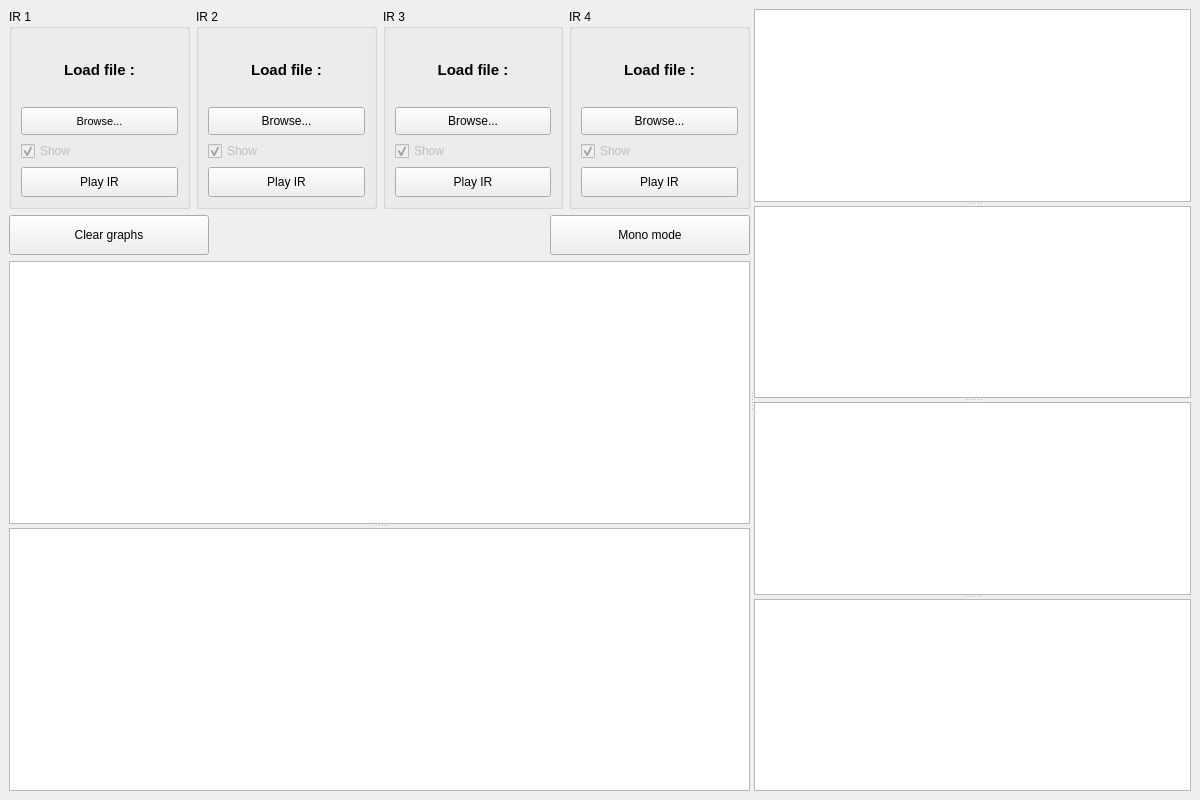
<?xml version="1.0" encoding="UTF-8"?>
<ui version="4.0">
 <class>MainWindow</class>
 <widget class="QMainWindow" name="MainWindow">
  <property name="geometry">
   <rect>
    <x>0</x>
    <y>0</y>
    <width>1200</width>
    <height>800</height>
   </rect>
  </property>
  <property name="minimumSize">
   <size>
    <width>1000</width>
    <height>500</height>
   </size>
  </property>
  <property name="windowTitle">
   <string>IR Visualizer - STEREO MODE</string>
  </property>
  <property name="windowIcon">
   <iconset>
    <normaloff>Visualizer_icon.ico</normaloff>Visualizer_icon.ico</iconset>
  </property>
  <widget class="QWidget" name="centralwidget">
   <property name="minimumSize">
    <size>
     <width>250</width>
     <height>0</height>
    </size>
   </property>
   <layout class="QHBoxLayout" name="horizontalLayout_3">
    <item>
     <widget class="QSplitter" name="splitter_3">
      <property name="orientation">
       <enum>Qt::Horizontal</enum>
      </property>
      <widget class="QWidget" name="layoutWidget">
       <layout class="QVBoxLayout" name="verticalLayout">
        <item>
         <widget class="QWidget" name="widget" native="true">
          <property name="minimumSize">
           <size>
            <width>0</width>
            <height>200</height>
           </size>
          </property>
          <property name="maximumSize">
           <size>
            <width>16777215</width>
            <height>200</height>
           </size>
          </property>
          <layout class="QHBoxLayout" name="horizontalLayout_2">
           <property name="leftMargin">
            <number>0</number>
           </property>
           <property name="topMargin">
            <number>0</number>
           </property>
           <property name="rightMargin">
            <number>0</number>
           </property>
           <property name="bottomMargin">
            <number>0</number>
           </property>
           <item>
            <layout class="QHBoxLayout" name="horizontalLayout" stretch="1,1,1,1">
             <item>
              <widget class="QGroupBox" name="ir1_box">
               <property name="sizePolicy">
                <sizepolicy hsizetype="Preferred" vsizetype="Minimum">
                 <horstretch>0</horstretch>
                 <verstretch>0</verstretch>
                </sizepolicy>
               </property>
               <property name="minimumSize">
                <size>
                 <width>0</width>
                 <height>150</height>
                </size>
               </property>
               <property name="maximumSize">
                <size>
                 <width>16777215</width>
                 <height>16777215</height>
                </size>
               </property>
               <property name="title">
                <string>IR 1</string>
               </property>
               <layout class="QVBoxLayout" name="verticalLayout_6" stretch="0,0,0,0">
                <item>
                 <widget class="QLabel" name="label1">
                  <property name="font">
                   <font>
                    <pointsize>11</pointsize>
                    <bold>true</bold>
                   </font>
                  </property>
                  <property name="text">
                   <string>Load file :</string>
                  </property>
                  <property name="alignment">
                   <set>Qt::AlignCenter</set>
                  </property>
                 </widget>
                </item>
                <item>
                 <widget class="QPushButton" name="ir1_button">
                  <property name="sizePolicy">
                   <sizepolicy hsizetype="Expanding" vsizetype="Fixed">
                    <horstretch>0</horstretch>
                    <verstretch>0</verstretch>
                   </sizepolicy>
                  </property>
                  <property name="minimumSize">
                   <size>
                    <width>0</width>
                    <height>28</height>
                   </size>
                  </property>
                  <property name="font">
                   <font>
                    <pointsize>8</pointsize>
                   </font>
                  </property>
                  <property name="text">
                   <string>Browse...</string>
                  </property>
                 </widget>
                </item>
                <item>
                 <widget class="QCheckBox" name="ir1_check">
                  <property name="enabled">
                   <bool>false</bool>
                  </property>
                  <property name="sizePolicy">
                   <sizepolicy hsizetype="Preferred" vsizetype="Fixed">
                    <horstretch>0</horstretch>
                    <verstretch>0</verstretch>
                   </sizepolicy>
                  </property>
                  <property name="layoutDirection">
                   <enum>Qt::LeftToRight</enum>
                  </property>
                  <property name="text">
                   <string>Show </string>
                  </property>
                  <property name="checked">
                   <bool>true</bool>
                  </property>
                 </widget>
                </item>
                <item>
                 <widget class="QPushButton" name="play1_button">
                  <property name="sizePolicy">
                   <sizepolicy hsizetype="Preferred" vsizetype="Fixed">
                    <horstretch>0</horstretch>
                    <verstretch>0</verstretch>
                   </sizepolicy>
                  </property>
                  <property name="minimumSize">
                   <size>
                    <width>0</width>
                    <height>28</height>
                   </size>
                  </property>
                  <property name="maximumSize">
                   <size>
                    <width>16777215</width>
                    <height>30</height>
                   </size>
                  </property>
                  <property name="text">
                   <string>Play IR</string>
                  </property>
                 </widget>
                </item>
               </layout>
              </widget>
             </item>
             <item>
              <widget class="QGroupBox" name="ir2_box">
               <property name="minimumSize">
                <size>
                 <width>0</width>
                 <height>150</height>
                </size>
               </property>
               <property name="maximumSize">
                <size>
                 <width>16777215</width>
                 <height>16777215</height>
                </size>
               </property>
               <property name="title">
                <string>IR 2</string>
               </property>
               <layout class="QVBoxLayout" name="verticalLayout_7">
                <item>
                 <widget class="QLabel" name="label2">
                  <property name="font">
                   <font>
                    <pointsize>11</pointsize>
                    <bold>true</bold>
                   </font>
                  </property>
                  <property name="text">
                   <string>Load file :</string>
                  </property>
                  <property name="alignment">
                   <set>Qt::AlignCenter</set>
                  </property>
                 </widget>
                </item>
                <item>
                 <widget class="QPushButton" name="ir2_button">
                  <property name="minimumSize">
                   <size>
                    <width>0</width>
                    <height>28</height>
                   </size>
                  </property>
                  <property name="text">
                   <string>Browse...</string>
                  </property>
                 </widget>
                </item>
                <item>
                 <widget class="QCheckBox" name="ir2_check">
                  <property name="enabled">
                   <bool>false</bool>
                  </property>
                  <property name="text">
                   <string>Show </string>
                  </property>
                  <property name="checked">
                   <bool>true</bool>
                  </property>
                 </widget>
                </item>
                <item>
                 <widget class="QPushButton" name="play2_button">
                  <property name="sizePolicy">
                   <sizepolicy hsizetype="Preferred" vsizetype="Fixed">
                    <horstretch>0</horstretch>
                    <verstretch>0</verstretch>
                   </sizepolicy>
                  </property>
                  <property name="minimumSize">
                   <size>
                    <width>0</width>
                    <height>28</height>
                   </size>
                  </property>
                  <property name="maximumSize">
                   <size>
                    <width>16777215</width>
                    <height>30</height>
                   </size>
                  </property>
                  <property name="text">
                   <string>Play IR</string>
                  </property>
                 </widget>
                </item>
               </layout>
              </widget>
             </item>
             <item>
              <widget class="QGroupBox" name="ir3_box">
               <property name="minimumSize">
                <size>
                 <width>0</width>
                 <height>150</height>
                </size>
               </property>
               <property name="maximumSize">
                <size>
                 <width>16777215</width>
                 <height>16777215</height>
                </size>
               </property>
               <property name="title">
                <string>IR 3</string>
               </property>
               <layout class="QVBoxLayout" name="verticalLayout_8">
                <item>
                 <widget class="QLabel" name="label3">
                  <property name="font">
                   <font>
                    <pointsize>11</pointsize>
                    <bold>true</bold>
                   </font>
                  </property>
                  <property name="text">
                   <string>Load file :</string>
                  </property>
                  <property name="alignment">
                   <set>Qt::AlignCenter</set>
                  </property>
                 </widget>
                </item>
                <item>
                 <widget class="QPushButton" name="ir3_button">
                  <property name="minimumSize">
                   <size>
                    <width>0</width>
                    <height>28</height>
                   </size>
                  </property>
                  <property name="text">
                   <string>Browse...</string>
                  </property>
                 </widget>
                </item>
                <item>
                 <widget class="QCheckBox" name="ir3_check">
                  <property name="enabled">
                   <bool>false</bool>
                  </property>
                  <property name="text">
                   <string>Show </string>
                  </property>
                  <property name="checked">
                   <bool>true</bool>
                  </property>
                 </widget>
                </item>
                <item>
                 <widget class="QPushButton" name="play3_button">
                  <property name="sizePolicy">
                   <sizepolicy hsizetype="Preferred" vsizetype="Fixed">
                    <horstretch>0</horstretch>
                    <verstretch>0</verstretch>
                   </sizepolicy>
                  </property>
                  <property name="minimumSize">
                   <size>
                    <width>0</width>
                    <height>28</height>
                   </size>
                  </property>
                  <property name="maximumSize">
                   <size>
                    <width>16777215</width>
                    <height>30</height>
                   </size>
                  </property>
                  <property name="text">
                   <string>Play IR</string>
                  </property>
                 </widget>
                </item>
               </layout>
              </widget>
             </item>
             <item>
              <widget class="QGroupBox" name="ir4_box">
               <property name="minimumSize">
                <size>
                 <width>0</width>
                 <height>150</height>
                </size>
               </property>
               <property name="maximumSize">
                <size>
                 <width>16777215</width>
                 <height>1677215</height>
                </size>
               </property>
               <property name="title">
                <string>IR 4</string>
               </property>
               <layout class="QVBoxLayout" name="verticalLayout_9">
                <item>
                 <widget class="QLabel" name="label4">
                  <property name="font">
                   <font>
                    <pointsize>11</pointsize>
                    <bold>true</bold>
                   </font>
                  </property>
                  <property name="text">
                   <string>Load file :</string>
                  </property>
                  <property name="alignment">
                   <set>Qt::AlignCenter</set>
                  </property>
                 </widget>
                </item>
                <item>
                 <widget class="QPushButton" name="ir4_button">
                  <property name="minimumSize">
                   <size>
                    <width>0</width>
                    <height>28</height>
                   </size>
                  </property>
                  <property name="text">
                   <string>Browse...</string>
                  </property>
                 </widget>
                </item>
                <item>
                 <widget class="QCheckBox" name="ir4_check">
                  <property name="enabled">
                   <bool>false</bool>
                  </property>
                  <property name="text">
                   <string>Show </string>
                  </property>
                  <property name="checked">
                   <bool>true</bool>
                  </property>
                 </widget>
                </item>
                <item>
                 <widget class="QPushButton" name="play4_button">
                  <property name="sizePolicy">
                   <sizepolicy hsizetype="Preferred" vsizetype="Fixed">
                    <horstretch>0</horstretch>
                    <verstretch>0</verstretch>
                   </sizepolicy>
                  </property>
                  <property name="minimumSize">
                   <size>
                    <width>0</width>
                    <height>28</height>
                   </size>
                  </property>
                  <property name="maximumSize">
                   <size>
                    <width>16777215</width>
                    <height>30</height>
                   </size>
                  </property>
                  <property name="text">
                   <string>Play IR</string>
                  </property>
                 </widget>
                </item>
               </layout>
              </widget>
             </item>
            </layout>
           </item>
          </layout>
         </widget>
        </item>
        <item>
         <layout class="QHBoxLayout" name="horizontalLayout2">
          <item>
           <widget class="QPushButton" name="clear_button">
            <property name="minimumSize">
             <size>
              <width>200</width>
              <height>40</height>
             </size>
            </property>
            <property name="maximumSize">
             <size>
              <width>200</width>
              <height>16777215</height>
             </size>
            </property>
            <property name="text">
             <string>Clear graphs</string>
            </property>
           </widget>
          </item>
          <item>
           <widget class="QLabel" name="label">
            <property name="text">
             <string/>
            </property>
           </widget>
          </item>
          <item>
           <widget class="QPushButton" name="mono_button">
            <property name="minimumSize">
             <size>
              <width>200</width>
              <height>40</height>
             </size>
            </property>
            <property name="maximumSize">
             <size>
              <width>200</width>
              <height>16777215</height>
             </size>
            </property>
            <property name="text">
             <string>Mono mode</string>
            </property>
           </widget>
          </item>
         </layout>
        </item>
        <item>
         <widget class="QSplitter" name="splitter">
          <property name="orientation">
           <enum>Qt::Vertical</enum>
          </property>
          <widget class="PlotWidget" name="temporal_plot"/>
          <widget class="PlotWidget" name="spectral_plot"/>
         </widget>
        </item>
       </layout>
      </widget>
      <widget class="QSplitter" name="splitter_2">
       <property name="orientation">
        <enum>Qt::Vertical</enum>
       </property>
       <widget class="PlotWidget" name="spectro_plot1">
        <property name="minimumSize">
         <size>
          <width>250</width>
          <height>0</height>
         </size>
        </property>
       </widget>
       <widget class="PlotWidget" name="spectro_plot2">
        <property name="minimumSize">
         <size>
          <width>250</width>
          <height>0</height>
         </size>
        </property>
       </widget>
       <widget class="PlotWidget" name="spectro_plot3">
        <property name="minimumSize">
         <size>
          <width>250</width>
          <height>0</height>
         </size>
        </property>
       </widget>
       <widget class="PlotWidget" name="spectro_plot4">
        <property name="minimumSize">
         <size>
          <width>250</width>
          <height>0</height>
         </size>
        </property>
       </widget>
      </widget>
     </widget>
    </item>
   </layout>
  </widget>
 </widget>
 <customwidgets>
  <customwidget>
   <class>PlotWidget</class>
   <extends>QGraphicsView</extends>
   <header>pyqtgraph</header>
  </customwidget>
 </customwidgets>
 <resources/>
 <connections/>
</ui>
